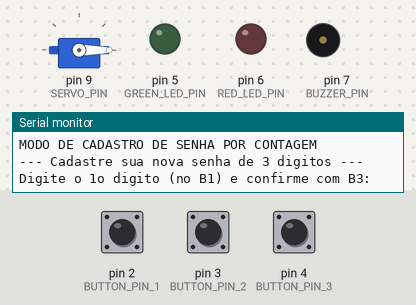
This sketch was run on a simulated Arduino Uno, built with avr-gcc and run on an emulated ATmega328P. Parts: servo, output pins drawn as LEDs (lit = HIGH), buzzer (waves = sounding), the last lines printed to the serial monitor. Dashed ring = blinking. The inputs (shaded band) are chosen by the test bench; at power-on: pin 2 (BUTTON_PIN_1) LOW, pin 4 (BUTTON_PIN_3) LOW, pin 3 (BUTTON_PIN_2) LOW.

Above: at 2.3 s.
2.4 s: pin 2 (BUTTON_PIN_1) pulled HIGH for 1 s
At 2.41 s:
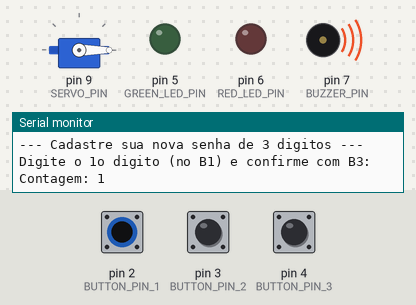
5.4 s: pin 4 (BUTTON_PIN_3) pulled HIGH for 3.2 s
At 5.8 s:
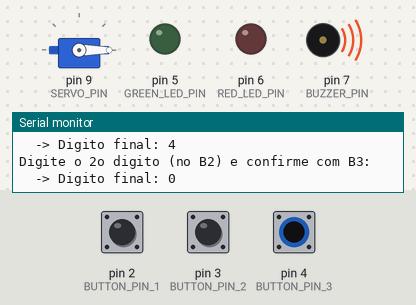
10.1 s: pin 2 (BUTTON_PIN_1) pulled HIGH for 0.15 s
At 11.6 s:
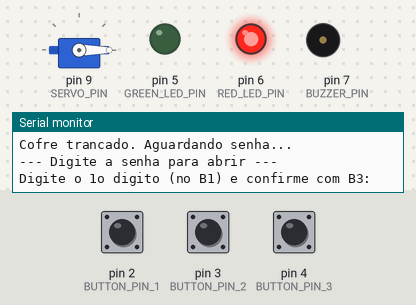
11.9 s: pin 4 (BUTTON_PIN_3) pulled HIGH for 0.15 s
At 11.97 s:
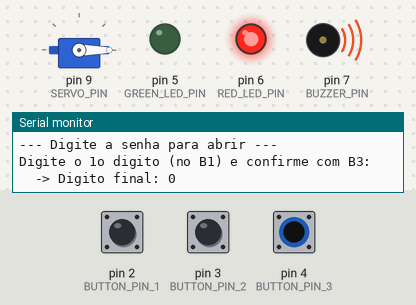
13.5 s: pin 3 (BUTTON_PIN_2) pulled HIGH for 3.2 s
At 13.7 s:
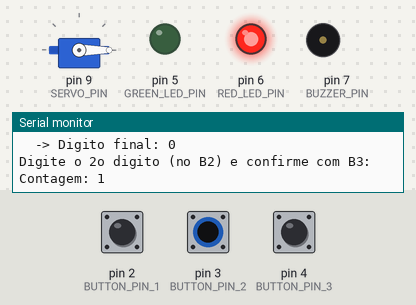
18.2 s: pin 2 (BUTTON_PIN_1) driven HIGH and pin 4 (BUTTON_PIN_3) driven HIGH
At 19.82 s:
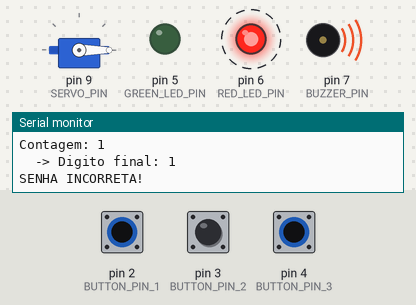
Timing chart, 0 to 22.2 s (numbered marks = the images above; inputs shaded):
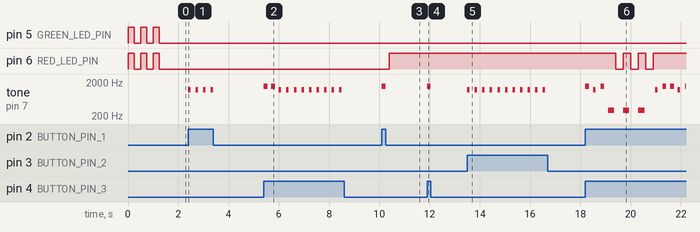

The sketch:

cofreeletronico.ino
```cpp
#include <Servo.h>

#define SERVO_PIN 9
#define BUZZER_PIN 7
#define GREEN_LED_PIN 5
#define RED_LED_PIN 6
#define BUTTON_PIN_1 2
#define BUTTON_PIN_2 3
#define BUTTON_PIN_3 4

const int passwordLength = 3;
int password[passwordLength];
int userInput[passwordLength];
bool isLocked = true;

// Posições do servo motor
// 0 graus = trancado, 90 graus = destrancado
Servo lockServo;
const int unlockedPosition = 90;
const int lockedPosition = 0;

void setup(){
  Serial.begin(9600);
  pinMode(GREEN_LED_PIN, OUTPUT);
  pinMode(RED_LED_PIN, OUTPUT);
  pinMode(BUZZER_PIN, OUTPUT);
  pinMode(BUTTON_PIN_1, INPUT);
  pinMode(BUTTON_PIN_2, INPUT);
  pinMode(BUTTON_PIN_3, INPUT);
  lockServo.attach(SERVO_PIN);
  lockServo.write(lockedPosition); // Inicia trancado
  Serial.println("MODO DE CADASTRO DE SENHA POR CONTAGEM");

  // Cadastro da senha
  for(int i=0; i<3; i++){
    digitalWrite(GREEN_LED_PIN, HIGH);
    digitalWrite(RED_LED_PIN, HIGH);
    delay(250);
    digitalWrite(GREEN_LED_PIN, LOW);
    digitalWrite(RED_LED_PIN, LOW);
    delay(250);
  }

  Serial.println("\n--- Cadastre sua nova senha de 3 digitos ---");
  enterPasswordCount(password);

  Serial.println("Cadastro finalizado. Cofre em operacao.");
  lockSafe();
}

void loop(){
  if(isLocked){
    Serial.println("\n--- Digite a senha para abrir ---");
    enterPasswordCount(userInput);
    checkPassword();
  }
}

// Função para guiar a entrada da senha (cadastro e operação)
void enterPasswordCount(int sequence[]){
  sequence[0] = countButtonPresses(BUTTON_PIN_1);
  sequence[1] = countButtonPresses(BUTTON_PIN_2);
  sequence[2] = countButtonPresses(BUTTON_PIN_3);
}

// Função que conta os toques em um botão
int countButtonPresses(int buttonToCount){
  int count = 0;

  if(buttonToCount == BUTTON_PIN_1)
  Serial.println("Digite o 1o digito (no B1) e confirme com B3:");
  if(buttonToCount == BUTTON_PIN_2)
  Serial.println("Digite o 2o digito (no B2) e confirme com B3:");
  if(buttonToCount == BUTTON_PIN_3)
  Serial.println("Digite o 3o digito (no B3) e confirme com B1:");

  int confirmButtonPin = (buttonToCount == BUTTON_PIN_3) ? BUTTON_PIN_1 : BUTTON_PIN_3;

  while(true){
    if(digitalRead(buttonToCount) == HIGH){
      count++;
      Serial.print("Contagem: ");
      Serial.println(count);
      tone(BUZZER_PIN, 1200, 100);
      delay(300);
    }

    if(digitalRead(confirmButtonPin) == HIGH){
      Serial.print("  -> Digito final: ");
      Serial.println(count);
      tone(BUZZER_PIN, 1500, 150);
      delay(300);
      return count;
    }
  }
}

// Verifica se a senha da tentativa é a mesma que a senha salva
void checkPassword(){
  bool correct = true;
  for(int i = 0; i < passwordLength; i++){
    if(userInput[i] != password[i]){
      correct = false;
      break;
    }
  }
  if(correct){
    unlockSafe();
  }else{
    passwordFail();
  }
}

//Reseta a tentativa do usuário para a próxima entrada
void resetInput(){
  for(int i=0; i<passwordLength; i++){
    userInput[i] = 0;
  }
}

// abre o cofre
void unlockSafe(){
  isLocked = false;
  Serial.println("SENHA CORRETA! Cofre aberto.");
  digitalWrite(RED_LED_PIN, LOW);
  digitalWrite(GREEN_LED_PIN, HIGH);
  tone(BUZZER_PIN, 1500, 200);
  delay(250);
  tone(BUZZER_PIN, 2000, 200);
  lockServo.write(unlockedPosition);
  delay(5000);
  lockSafe(); // Tranca novamente após um tempo
}

// Ação de falha: avisa do erro e se prepara para nova tentativa
void passwordFail(){
  Serial.println("SENHA INCORRETA!");

  // Pisca o LED vermelho 3 vezes indicando erro
  for(int i=0; i<3; i++){
    digitalWrite(RED_LED_PIN, HIGH);
    tone(BUZZER_PIN, 300, 250);
    delay(300);
    digitalWrite(RED_LED_PIN, LOW);
    delay(300);
  }
  lockSafe();
}

//Ação de trancar
void lockSafe(){
  isLocked = true;
  digitalWrite(GREEN_LED_PIN, LOW);
  digitalWrite(RED_LED_PIN, HIGH);
  lockServo.write(lockedPosition);
  resetInput();
  Serial.println("\nCofre trancado. Aguardando senha...");
}
```

Measured:
- after the input at 2.4 s, tone on pin 7 (BUZZER_PIN): alternates 1200 Hz for 0.10 s and silent for 0.20 s, 8 changes in all, then stays silent, starting at once
- after the input at 5.4 s, tone on pin 7 (BUZZER_PIN): plays 1500 Hz for 0.15 s, 1500 Hz for 0.15 s, 1200 Hz for 0.10 s, 1200 Hz for 0.10 s, 1200 Hz for 0.10 s, 1200 Hz for 0.10 s … (11 notes in this stretch), starting at once
- after the input at 10.1 s, pin 6 (RED_LED_PIN): LOW → HIGH after 0.30 s; tone on pin 7 (BUZZER_PIN): silent → 1500 Hz at once, → silent 0.15 s later
- after the input at 11.9 s, tone on pin 7 (BUZZER_PIN): silent → 1500 Hz at once, → silent 0.15 s later
- after the input at 13.5 s, tone on pin 7 (BUZZER_PIN): alternates 1200 Hz for 0.10 s and silent for 0.20 s, 22 changes in all, then stays silent, starting at once
- after the input at 18.2 s, pin 6 (RED_LED_PIN): alternates HIGH for 0.30 s and LOW for 0.30 s, 6 changes in all, then stays HIGH, starting after 1.2 s; tone on pin 7 (BUZZER_PIN): plays 1500 Hz for 0.15 s, 1200 Hz for 0.10 s, 1500 Hz for 0.15 s, 300 Hz for 0.25 s, 300 Hz for 0.25 s, 300 Hz for 0.25 s … (11 notes in this stretch), starting at once
